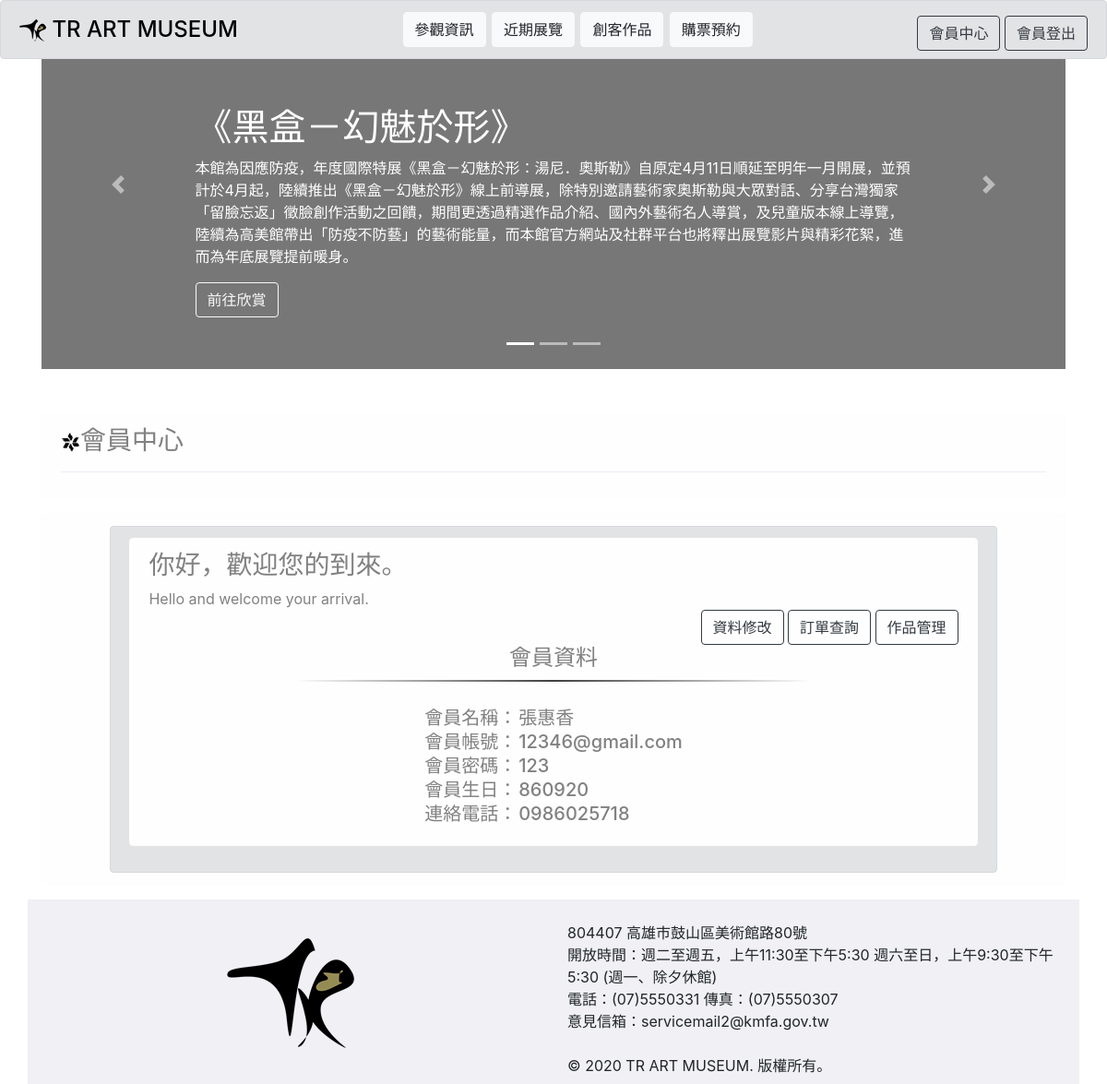
Page /page005-2.php (signed in) on the committed database.
### tables this page shows
CREATE TABLE `mem` (
  `id` int(11) NOT NULL,
  `name` varchar(100) NOT NULL,
  `username` varchar(100) NOT NULL,
  `password` varchar(100) NOT NULL,
  `birth` varchar(100) NOT NULL,
  `phone` varchar(100) NOT NULL
);

### memdata.php (the view, shortened to what this page needs)
<?php
    $id = $_SESSION["user_type"];
       require "includes/db.php";
    $sql = "SELECT * FROM mem WHERE id='$id'";
    $result = $conn->query($sql);
    if ($result->num_rows > 0) {
        while($row = $result->fetch_assoc()) {
            $name = $row["name"];
            $userid = $row["username"];
            $passchk = $row["password"];
            $birth =$row["birth"];
            $phone =$row["phone"];
            echo "<table>";
                echo "<tr><td>會員名稱：</td><td>".$name;
                echo "</td></tr>";
                echo "<tr><td>會員帳號：</td><td>".$userid;
                echo "</td></tr>";
                echo "<tr><td>會員密碼：</td><td>".$passchk;
                echo "</td></tr>";
                echo "<tr><td>會員生日：</td><td>".$birth;
                echo "</td></tr>";
                echo "<tr><td>連絡電話：</td><td>".$phone;
                echo "</td></tr>";
            echo "</table>";
        }
    } else{
        echo "失敗";
    }
?>

### rows in the picture
mem: name "張惠香", username "12346@gmail.com", password "123", birth "860920", phone "0986025718"
